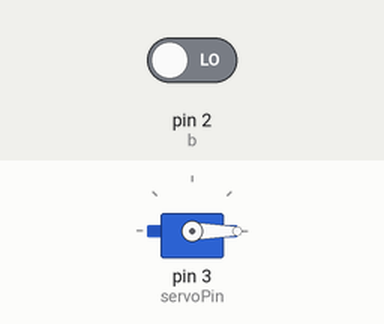
The sketch below on a simulated Arduino Uno, built with avr-gcc and run on an emulated ATmega328P. Parts: servo. Inputs (shaded band) come from the test bench; at power-on: pin 2 (b) LOW.

Above: at 1.2 s.
1.3 s: pin 2 (b) driven HIGH
At 2.1 s:
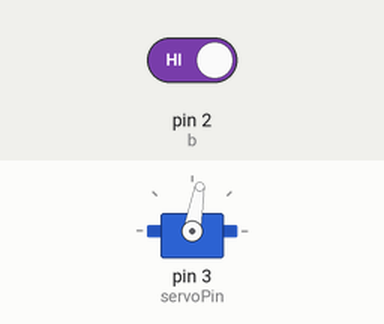
2.8 s: pin 2 (b) driven LOW
At 3.3 s:
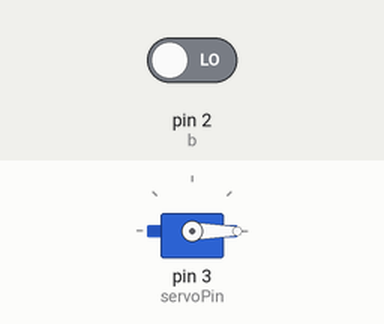
Timing chart, 0 to 5.8 s (numbered marks = the images above; inputs shaded):
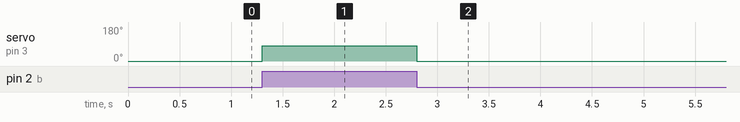

The sketch:

sketch_jul31a.ino
```cpp
#include <Servo.h>
#define b 2
#define bb 8
int z=0;
int q=0;
Servo myservo;
int servoPin = 3;
int off = 0;
int on = 80;

void setup() {
    Serial.begin(9600);
  myservo.attach(servoPin);
  myservo.write(on);
    pinMode(bb,INPUT);
  pinMode(b,INPUT);
}

void loop() {

z = digitalRead(b);
if (z== HIGH){
  myservo.write(on);
}else { myservo.write(off);
  }
delay(100);

}
```

Measured:
- after the input at 1.3 s, servo on pin 3 (servoPin): 0° → 80° at once
- after the input at 2.8 s, servo on pin 3 (servoPin): 80° → 0° at once
